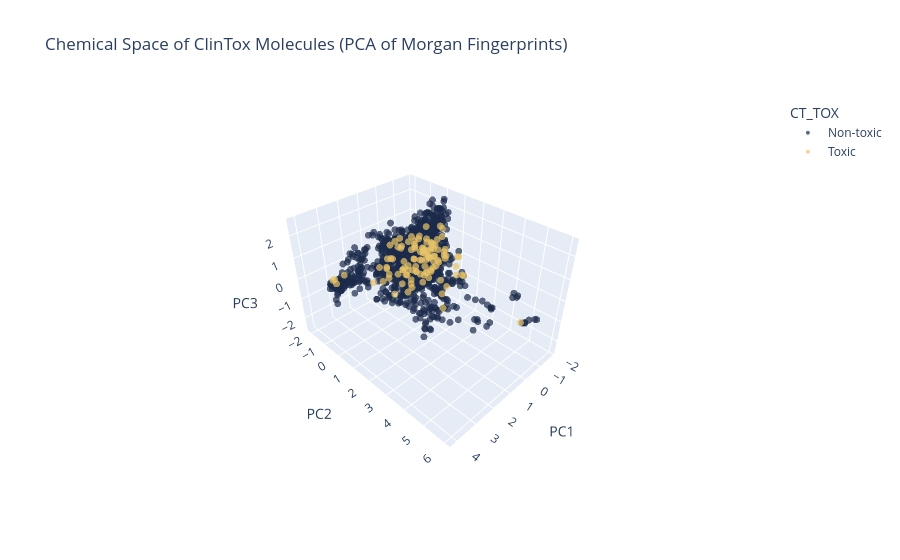

The notebook cell this image was saved under:
### Code cell
from sklearn.decomposition import PCA
import plotly.express as px

pca = PCA(n_components=3, random_state=42)
pca_coords = pca.fit_transform(fingerprints)

plot_df = pd.DataFrame(pca_coords, columns=["PC1", "PC2", "PC3"])
plot_df["CT_TOX"] = df_clean["CT_TOX"].map({0: "Non-toxic", 1: "Toxic"}).values

fig = px.scatter_3d(
    plot_df, x="PC1", y="PC2", z="PC3",
    color="CT_TOX",
    color_discrete_map={"Non-toxic": COLOR_NAVY, "Toxic": COLOR_YELLOW},
    title="Chemical Space of ClinTox Molecules (PCA of Morgan Fingerprints)",
    opacity=0.7
)
fig.update_traces(marker=dict(size=4))
fig.show()
fig.write_html(f"{ANALYSIS_DIR}/chemical_space_3d.html")

print(f"Explained variance ratio: {pca.explained_variance_ratio_}")
print(f"Total variance explained: {pca.explained_variance_ratio_.sum():.2%}")

### Figure 1 — Plotly figure (JSON) as saved in the notebook; plotly's stock layout.template omitted (floating-point values rounded to 4 significant figures; data arrays with more than 128 entries replaced by an {"elided": "..."} marker saying what was removed)
{"data": [{"hovertemplate": "CT_TOX=Non-toxic<br>PC1=%{x}<br>PC2=%{y}<br>PC3=%{z}<extra></extra>", "legendgroup": "Non-toxic", "marker": {"color": "#1b2a4a", "opacity": 0.7, "size": 4, "symbol": "circle"}, "mode": "markers", "name": "Non-toxic", "scene": "scene", "showlegend": true, "type": "scatter3d", "x": {"elided": "1368 float values"}, "y": {"elided": "1368 float values"}, "z": {"elided": "1368 float values"}}, {"hovertemplate": "CT_TOX=Toxic<br>PC1=%{x}<br>PC2=%{y}<br>PC3=%{z}<extra></extra>", "legendgroup": "Toxic", "marker": {"color": "#e8c468", "opacity": 0.7, "size": 4, "symbol": "circle"}, "mode": "markers", "name": "Toxic", "scene": "scene", "showlegend": true, "type": "scatter3d", "x": [-0.7063, -1.382, -0.972, 0.6727, -0.3112, -0.2403, -0.2318, -1.056, 0.2778, -0.5052, -1.263, -0.9466, 0.273, 0.2824, 0.4047, -0.2037, -1.479, -0.9256, -1.063, -1.765, -0.4541, 0.335, 0.1411, 0.4301, 0.4326, -0.2466, -0.4783, -0.2676, -1.044, -0.9551, -0.1176, -0.02419, 0.1132, -0.3195, 2.07, 3.722, 2.424, 1.319, 3.749, 3.233, 1.751, 3.701, 1.57, 1.833, 1.949, 0.4989, -0.2604, -0.9993, -1.222, -1.26, -0.4396, -0.3036, 0.3304, -0.4078, -0.01411, -0.8181, -1.146, 0.1115, 0.004254, 1.515, -0.6032, -0.3491, -0.1936, 0.7974, -0.1933, -0.8919, 0.8826, 0.5064, -0.8797, -0.9273, -1.117, -1.17, -1.223, 1.456, 1.453, -1.064, -1.016, 1.184, 1.138, 1.492, 0.6682, 1.321, 1.073, -0.07207, 0.8125, 0.7018, -0.9689, -0.656, 0.002525, -0.1732, -0.9169, 0.7015, 0.2336, -0.4022, -1.042, -0.4016, -0.3323, -0.385, -0.7757, 1.173, -0.3098, -0.3176, -0.8277, -1.327, -0.9173, -1.169, -0.9271, 0.9493, -1.187, -1.185, -1.28, -0.4405], "y": [-2.035, 1.698, 0.3953, -0.3059, -1.18, 1.559, 1.489, -0.4765, -1.215, -0.5462, -0.9512, 1.101, 0.3706, 0.1886, 0.1226, 0.5508, 1.184, -0.01489, -0.02599, -0.1233, -0.0594, 0.3915, -0.2496, -0.2722, -0.2656, 0.6526, -0.6651, -1.33, -1.026, -0.9658, -0.778, -0.645, -0.4121, 0.05444, -0.2632, -0.4357, 0.8245, -0.2625, -0.6089, -0.5755, 0.267, -0.564, -0.4263, 0.4968, 0.609, 1.535, 1.189, -0.7422, 0.5098, 1.336, -0.3187, 0.2304, 1.346, 2.417, 5.631, 1.016, 0.344, 0.9195, 0.5622, 0.3785, -0.08651, 0.2446, 0.5946, 0.4102, 0.559, 1.061, 0.1867, 0.621, 0.6615, 0.9194, 0.8085, 1.477, 1.498, 1.371, 1.38, -0.4174, 0.2002, 1.924, 1.94, 0.3858, 0.5649, 1.088, 1.767, 0.3143, 0.46, 1.605, 0.2661, -0.1831, 0.1309, 0.4593, -0.2426, -0.06802, -0.4986, -0.5218, 0.6374, 0.6198, 0.9375, -0.2964, 0.2315, -0.1454, 0.8658, 0.4602, 0.3654, 0.4197, -0.03915, 0.1599, 0.4968, -0.635, -0.1108, -0.1042, 0.6523, 0.7488], "z": [-0.1208, -0.6274, -0.5228, -0.5199, 0.02535, -1.866, -1.127, -0.0007552, -0.2885, -0.3593, 0.3678, -1.284, 1.241, 1.377, 1.159, 1.786, -0.8737, -0.2704, 0.1154, 0.9948, 0.2384, 0.3977, -0.5393, -0.3865, -0.3934, 0.3786, 0.08373, 0.04399, -0.222, 0.04345, -0.4186, -0.6639, -0.8611, -0.8133, -0.2749, 0.3873, 0.4775, 0.06984, 0.474, 0.4941, 0.572, 0.513, 0.1719, 0.3859, 0.3047, 0.385, 0.4353, 0.4016, 0.9167, -0.2485, -0.9025, -1.155, 0.3044, 0.1962, -0.2034, 0.5434, 0.2247, 0.9189, 0.6444, 0.9145, 0.3687, 0.4431, 1.089, -0.1699, 0.2174, 0.3277, -0.6915, 1.161, -0.1569, 0.2801, -0.006854, 0.3372, 0.3244, 0.158, 0.3627, -0.07441, -0.3743, 0.8234, 0.8128, -0.826, -0.8023, 0.8275, 0.9898, 0.1439, -1.022, 0.2042, -0.05135, -0.3244, -0.4897, -0.6076, -0.121, 1.352, 0.6282, -0.8958, -1.208, 0.7339, 0.4906, -0.5916, -0.04733, 1.198, 1.029, 1.142, -0.5471, 1.24, -0.1315, 0.3752, 0.8888, 0.2351, 0.3879, 0.381, 0.3204, 0.7328]}], "layout": {"autosize": true, "legend": {"title": {"text": "CT_TOX"}, "tracegroupgap": 0}, "scene": {"aspectmode": "auto", "aspectratio": {"x": 0.9576, "y": 1.281, "z": 0.815}, "camera": {"center": {"x": 0, "y": 0, "z": 0}, "eye": {"x": 1.568, "y": 1.568, "z": 1.568}, "projection": {"type": "perspective"}, "up": {"x": 0, "y": 0, "z": 1}}, "domain": {"x": [0, 1], "y": [0, 1]}, "xaxis": {"title": {"text": "PC1"}, "type": "linear"}, "yaxis": {"title": {"text": "PC2"}, "type": "linear"}, "zaxis": {"title": {"text": "PC3"}, "type": "linear"}}, "title": {"text": "Chemical Space of ClinTox Molecules (PCA of Morgan Fingerprints)"}}}
